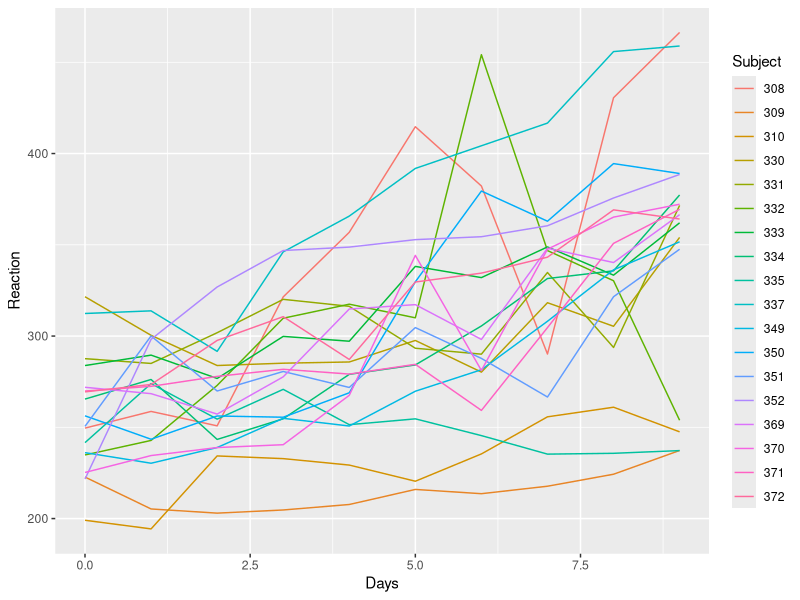
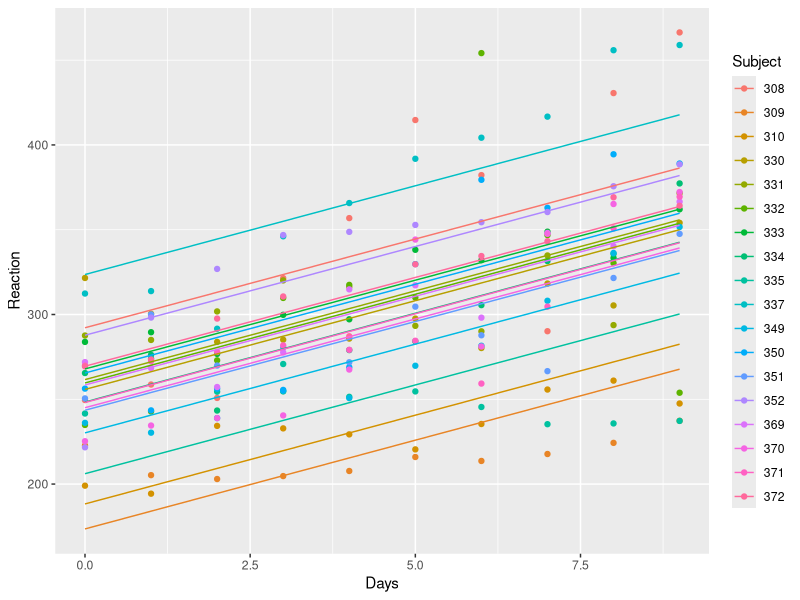
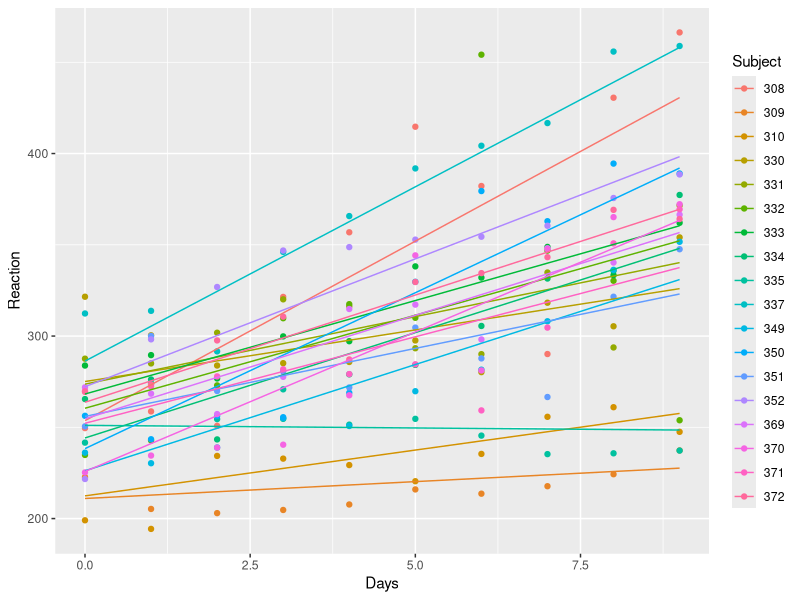
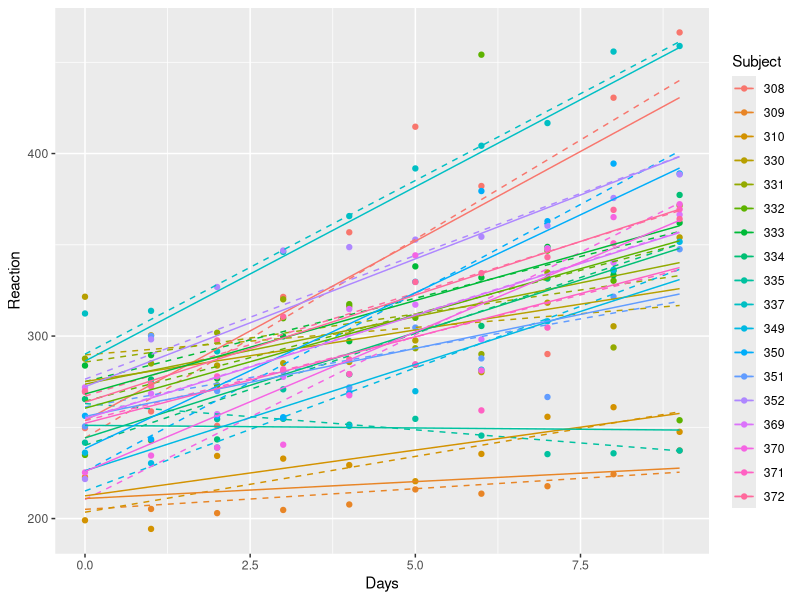

Recreate these plots in R, in order.
## ---- chunk 1
library(lme4)
library(ggplot2)
data(sleepstudy)
theme_update(theme_bw())
q0 <- qplot(Days, Reaction, colour = Subject,
       data = sleepstudy,
       geom="line")
print(q0)
q1 <- qplot(Days, Reaction, colour = Subject,
       data = sleepstudy,
       geom="point")
## ---- chunk 2
library(nlme)
lm1 <- lmList(Reaction~Days|Subject,data=sleepstudy)
lm2 <- lme(Reaction~Days,random=~1|Subject,data=sleepstudy)
lm3 <- lme(Reaction~Days,random=~Days|Subject,data=sleepstudy)
## predictions
pp <- expand.grid(Days=0:9,Subject=levels(sleepstudy$Subject))
pp1 <- cbind(pp,Reaction=predict(lm1,newdata=pp))
pp2 <- cbind(pp,Reaction=predict(lm2,newdata=pp))
pp3 <- cbind(pp,Reaction=predict(lm3,newdata=pp))
summary(lm3)
## ---- chunk 3
library(ggplot2)
theme_update(theme_bw())
print(q1+geom_line(data=pp2))
q1+geom_line(data=pp3)
q1+geom_line(data=pp1,lty=2)+geom_line(data=pp3)
## ---- chunk 4
library(lme4)
lm4 <- lmer(Reaction~Days+(Days|Subject),data=sleepstudy)
summary(lm4)
